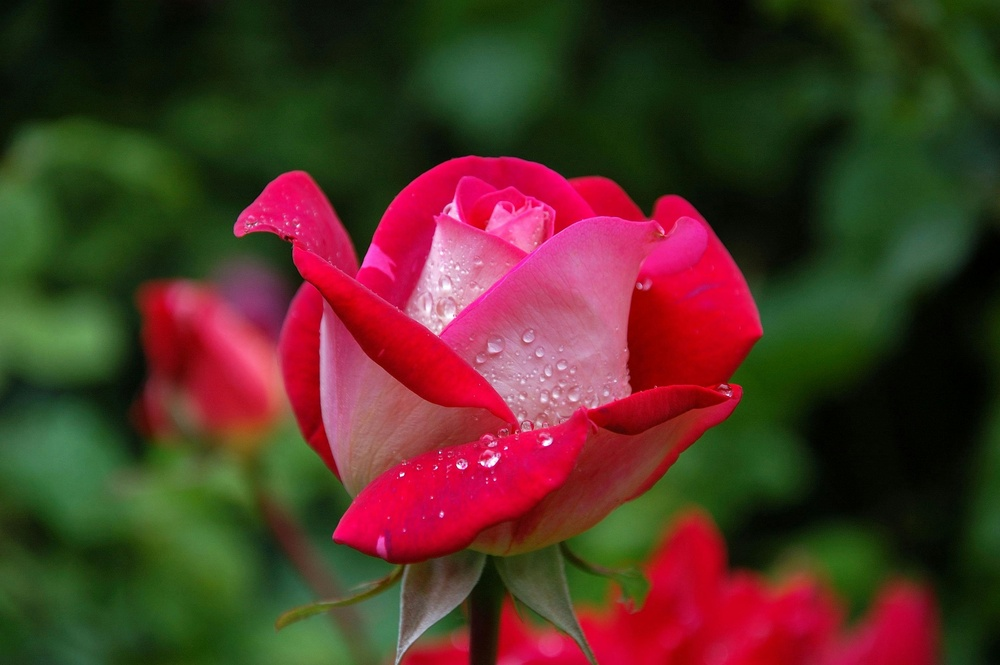
#> input picture flower.jpeg, 1000 x 665 px, shrunk from 3008 x 2000 before the run
$ jupyter execute Task2.ipynb
#> lines starting #> are read from the running program, lines starting #| are printed output that depends on the picture; after the words box and inside, x2 and y2 are one past the last pixel; in counts of white or black regions, pixels touching at a corner belong together
#### Reading an Image

[cell 1]
import matplotlib.pyplot as plt
import cv2
import numpy as np

[cell 2]
img = cv2.imread('flower.jpeg')  # Replace with your image path
#> img is the input picture: shape (665, 1000, 3); mean B, G, R 38.3, 51.3, 81.6

if img is None:
    print("Error: Image not loaded correctly or path incorrect.")
else:
    # Resize image to a specific width and height
    scale_percent = 50  # percent of original size
    width = int(img.shape[1] * scale_percent / 100)
    height = int(img.shape[0] * scale_percent / 100)
    dim = (width, height)

    resized_img = cv2.resize(img, dim, interpolation=cv2.INTER_AREA)

    # Display the grayscale image using Matplotlib
    plt.figure(figsize=(8, 6))
    plt.imshow(img, cmap='gray')
    plt.axis('off')  # Turn off axis numbers and ticks
    plt.title('Original Image')
    plt.show()

#### Converting the image to grayscale

[cell 3]
# Load the original image
img = cv2.imread('flower.jpeg')  # Replace with your image path

# Check if image was loaded correctly
if img is None:
    print("Error: Image not loaded correctly or path incorrect.")
else:
    # Convert the image to grayscale
    gray_img = cv2.cvtColor(img, cv2.COLOR_BGR2GRAY)
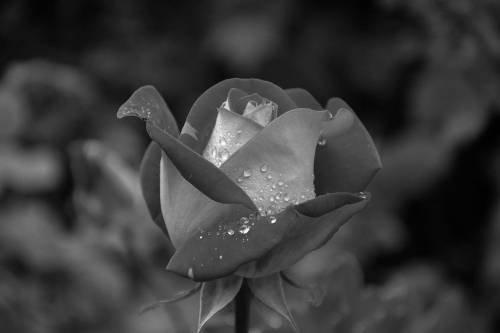
#> gray_img: shape (665, 1000) (shown at 1/2 size); min 0, max 255, mean 58.9

    # Display the grayscale image using Matplotlib
    plt.figure(figsize=(8, 6))
    plt.imshow(gray_img, cmap='gray')
    plt.axis('off')  # Turn off axis numbers and ticks
    plt.title('Grayscale Image')
    plt.show()

#### Add 22 pixels to the image using np.clip()

[cell 4]
# gray_img = cv2.imread('path_to_your_grayscale_image.jpg', cv2.IMREAD_GRAYSCALE)

# Add 22 pixels to each pixel value to brighten the image
brightened_img = np.clip(gray_img.astype(int) + 22, 0, 255).astype(np.uint8)
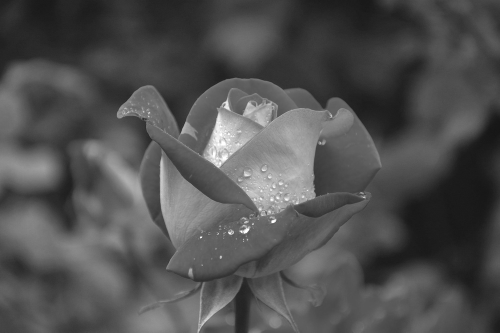
#> brightened_img: shape (665, 1000) (shown at 1/2 size); min 22, max 255, mean 80.9

# Display the brightened image using Matplotlib
plt.figure(figsize=(8, 6))
plt.imshow(brightened_img, cmap='gray')
plt.axis('off')  # Turn off axis numbers and ticks
plt.title('Brightened Image (+22 pixels)')
plt.show()

#### Adding 22 pixels to the image using cv2.add()

[cell 5]
# Assuming gray_img is already loaded from previous steps
# If not, load your grayscale image here
# gray_img = cv2.imread('path_to_your_grayscale_image.jpg', cv2.IMREAD_GRAYSCALE)

# Add 22 to each pixel value to brighten the image using cv2.add()
brightened_img = cv2.add(gray_img, 22)

# Display the brightened image using Matplotlib
plt.figure(figsize=(8, 6))
plt.imshow(brightened_img, cmap='gray')
plt.axis('off')  # Turn off axis numbers and ticks
plt.title('Brightened Image (+22 using cv2.add)')
plt.show()

#### Image Negative Implementation

[cell 6]
# Assuming gray_img is already loaded from previous steps
# If not, load your grayscale image here
# gray_img = cv2.imread('path_to_your_grayscale_image.jpg', cv2.IMREAD_GRAYSCALE)

# Calculate the negative image
negative_img = 255 - gray_img

# Display the negative image using Matplotlib
plt.figure(figsize=(8, 6))
plt.imshow(negative_img, cmap='gray')
plt.axis('off')  # Turn off axis numbers and ticks
plt.title('Negative Image')
plt.show()

#### Gamma Values added

[cell 7]
# Function to apply gamma correction
def apply_gamma_correction(image, gamma):
    # Normalize the image to the range [0, 1]
#> called with gamma = 0.6
    normalized = image / 255.0
    # Apply gamma correction
    corrected = np.power(normalized, gamma)
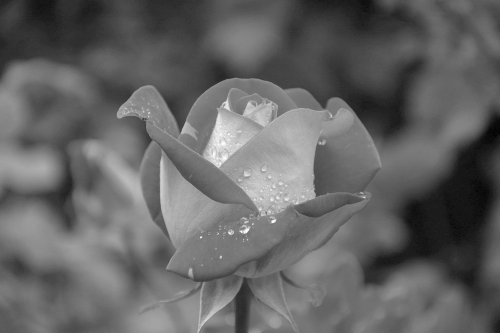
#> corrected: shape (665, 1000) float64 (shown at 1/2 size); min 0, max 1, mean 0.395
    # Scale back to the range [0, 255]
    corrected = np.uint8(corrected * 255)
    return corrected

# Load a grayscale image
image = cv2.imread('flower.jpeg', cv2.IMREAD_GRAYSCALE)

# Apply gamma correction with gamma = 0.6
gamma_0_6 = apply_gamma_correction(image, 0.6)

# Apply gamma correction with gamma > 1 (e.g., gamma = 1.5)
gamma_1_5 = apply_gamma_correction(image, 1.5)

# Display the images using Matplotlib
fig, axes = plt.subplots(1, 3, figsize=(15, 5))

axes[0].imshow(image, cmap='gray')
axes[0].set_title('Original Image')
axes[0].axis('off')

axes[1].imshow(gamma_0_6, cmap='gray')
axes[1].set_title('Gamma 0.6')
axes[1].axis('off')

axes[2].imshow(gamma_1_5, cmap='gray')
axes[2].set_title('Gamma 1.5')
axes[2].axis('off')

plt.tight_layout()
plt.show()

#### All combined

1) Read the image
2) convert to grayscale
3) add -22 pixels to the image
4) convert to negative image
5) add 1.5 gamma value to the image

[cell 8]
# Function to apply gamma correction
def apply_gamma_correction(image, gamma):
    # Normalize the image to the range [0, 1]
    normalized = image / 255.0
    # Apply gamma correction
    corrected = np.power(normalized, gamma)
    # Scale back to the range [0, 255]
    corrected = np.uint8(corrected * 255)
    return corrected

# Load the original image
image = cv2.imread('flower.jpeg')

# Convert to grayscale
gray_image = cv2.cvtColor(image, cv2.COLOR_BGR2GRAY)

# Reduce pixel values
reduced_image = gray_image // 2  # Example of reducing pixel values
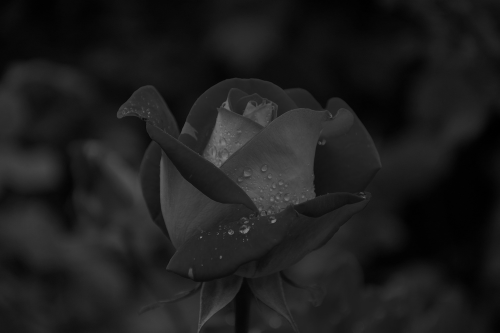
#> reduced_image: shape (665, 1000) (shown at 1/2 size); min 0, max 127, mean 29.2

# Create a negative image
negative_image = 255 - reduced_image

# Apply gamma correction with gamma = 1.5
gamma_corrected_image = apply_gamma_correction(negative_image, 1.5)
#> in apply_gamma_correction, `corrected = np.power(normalized, gamma)`:
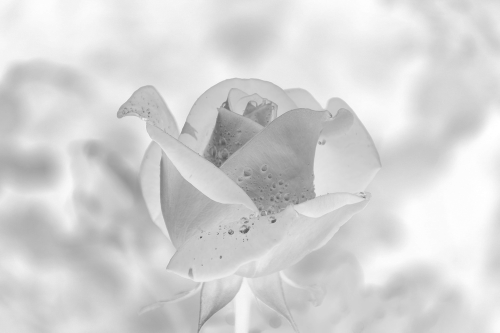
#> corrected: shape (665, 1000) float64 (shown at 1/2 size); min 0.356, max 1, mean 0.835

# Display the images using Matplotlib
fig, axes = plt.subplots(1, 4, figsize=(20, 5))

axes[0].imshow(cv2.cvtColor(image, cv2.COLOR_BGR2RGB))
axes[0].set_title('Original Image')
axes[0].axis('off')

axes[1].imshow(gray_image, cmap='gray')
axes[1].set_title('Grayscale Image')
axes[1].axis('off')

axes[2].imshow(negative_image, cmap='gray')
axes[2].set_title('Negative Image')
axes[2].axis('off')

axes[3].imshow(gamma_corrected_image, cmap='gray')
axes[3].set_title('Gamma Corrected (γ=1.5)')
axes[3].axis('off')

plt.tight_layout()
plt.show()
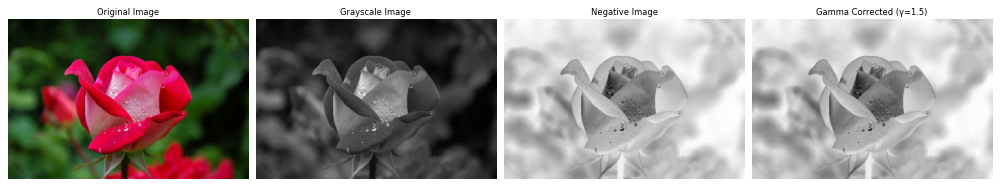
#> figure drawn by matplotlib, 4 panels

#### Contrast Stretching

[cell 9]
# Load the original image
image = cv2.imread('flower.jpeg')

# Convert to grayscale
gray_image = cv2.cvtColor(image, cv2.COLOR_BGR2GRAY)

# Find the minimum and maximum pixel values in the grayscale image
min_val = np.min(gray_image)
#> min_val = 0
max_val = np.max(gray_image)
#> max_val = 255

# Initialize an empty array for the contrast-stretched image
stretched_image = np.zeros_like(gray_image)

# Apply contrast stretching using two for loops
for i in range(gray_image.shape[0]):
    for j in range(gray_image.shape[1]):
        stretched_image[i, j] = (gray_image[i, j] - min_val) * 255 / (max_val - min_val)

# Display the original and contrast-stretched images using Matplotlib
fig, axes = plt.subplots(1, 2, figsize=(12, 6))

axes[0].imshow(gray_image, cmap='gray')
axes[0].set_title('Original Grayscale Image')
axes[0].axis('off')

axes[1].imshow(stretched_image, cmap='gray')
axes[1].set_title('Contrast Stretched Image')
axes[1].axis('off')

plt.tight_layout()
plt.show()

#### Using Thresholdng of image

[cell 10]
# Load the original image
image = cv2.imread('flower.jpeg')

# Convert to grayscale
gray_image = cv2.cvtColor(image, cv2.COLOR_BGR2GRAY)

# Apply thresholding
# Here, 127 is the threshold value, and 255 is the max value to use with the THRESH_BINARY thresholding type
_, thresholded_image = cv2.threshold(gray_image, 127, 255, cv2.THRESH_BINARY)
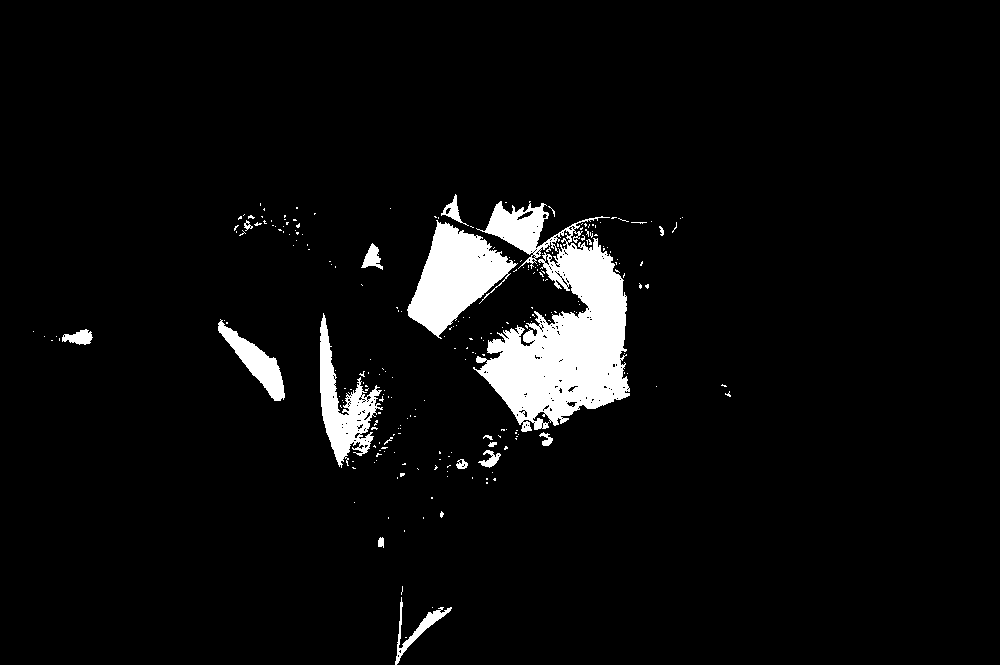
#> thresholded_image: shape (665, 1000); 5% white; 245 white regions (227 under 20 px), largest, box (x1, y1, x2, y2) and area: (473, 201, 630, 432) 18320, (407, 220, 518, 339) 6464, (320, 313, 383, 468) 3510

# Display the original and thresholded images using Matplotlib
fig, axes = plt.subplots(1, 2, figsize=(12, 6))

axes[0].imshow(gray_image, cmap='gray')
axes[0].set_title('Original Grayscale Image')
axes[0].axis('off')

axes[1].imshow(thresholded_image, cmap='gray')
axes[1].set_title('Thresholded Image')
axes[1].axis('off')

plt.tight_layout()
plt.show()

$ run again, with tiger.jpeg copied over flower.jpeg
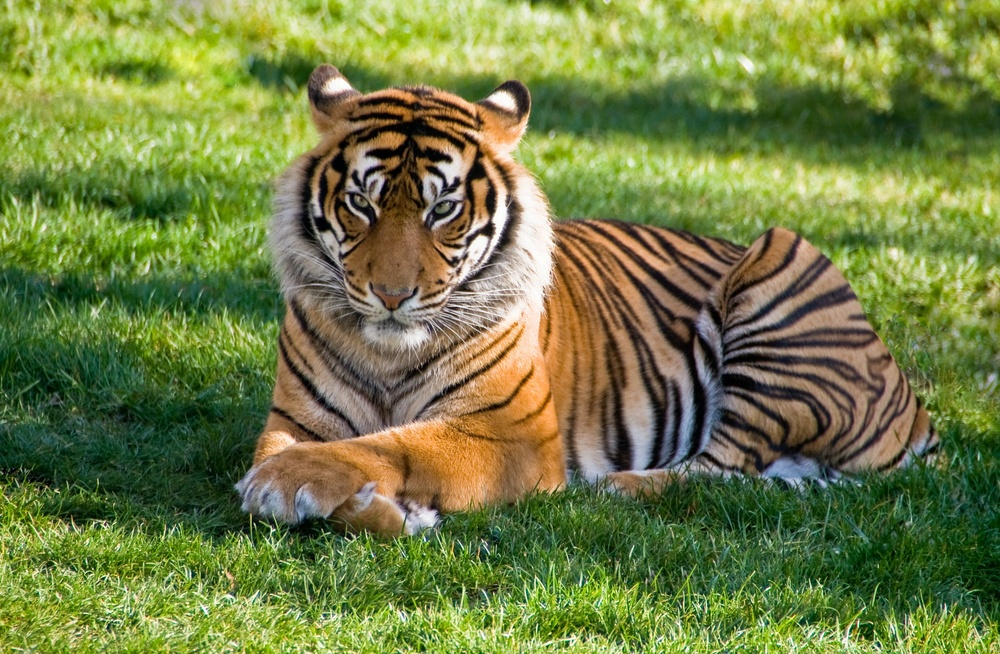
#> input picture tiger.jpeg, 1000 x 654 px, shrunk from 2292 x 1500 before the run
#> img is the input picture: shape (654, 1000, 3); mean B, G, R 68.1, 126.5, 114.6
#> `plt.show()`:
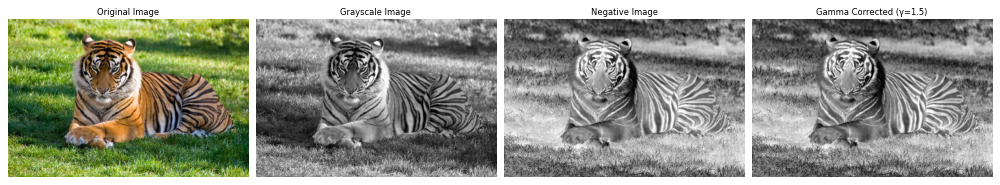
#> figure drawn by matplotlib, 4 panels
#> min_val = 0
#> max_val = 255
#> `_, thresholded_image = cv2.threshold(gray_image, 127, 255, cv2.THRESH_..`:
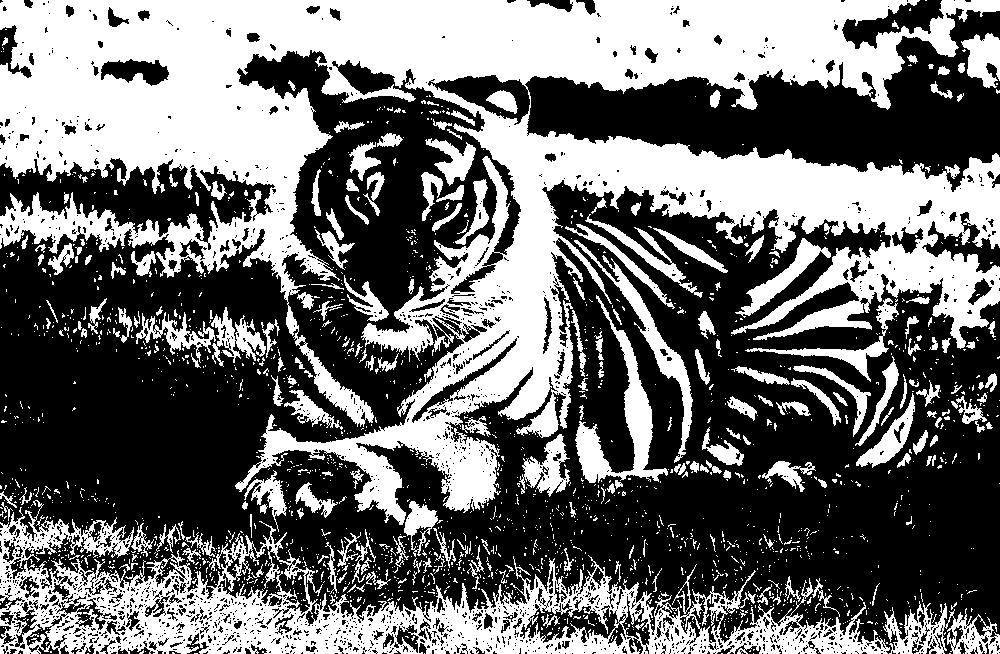
#> thresholded_image: shape (654, 1000); 43.1% white; 1895 white regions (1668 under 20 px), largest, box (x1, y1, x2, y2) and area: (0, 0, 1000, 525) 187062, (0, 500, 890, 654) 40806, (575, 295, 668, 483) 4101
